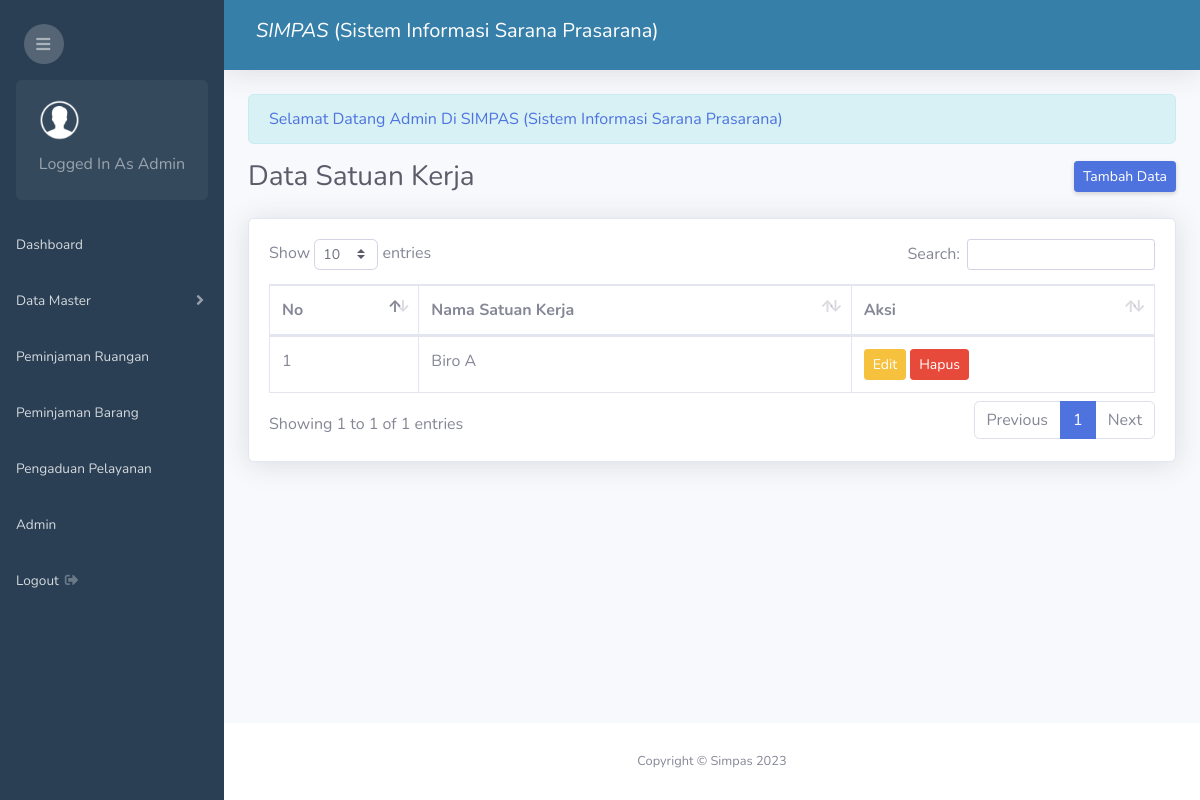
/admin.php?page=satuan-kerja (signed in), run on an earlier commit of the app's database.
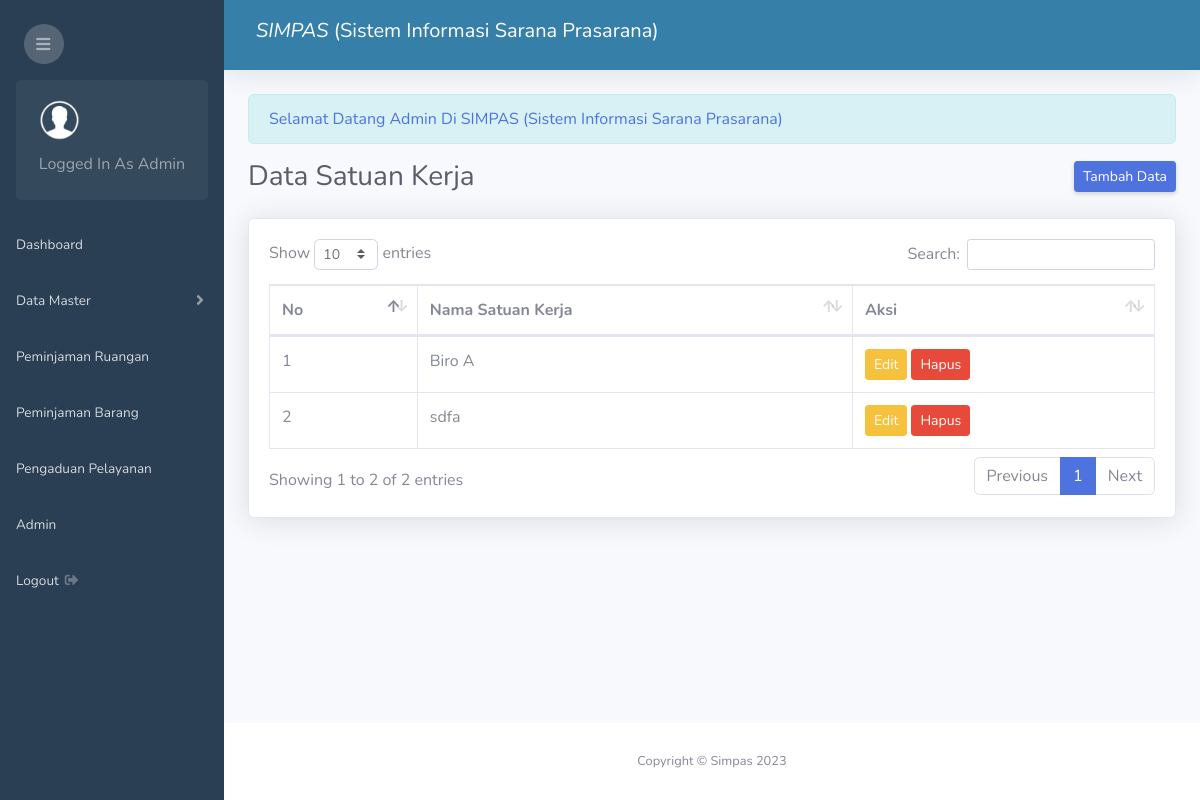
And on a later commit of the database.
### tables this page shows
CREATE TABLE `biro` (
  `id_biro` int NOT NULL,
  `nama_biro` varchar(100) NOT NULL
);

### satuan_kerja/index.php (the view)
<div class="d-sm-flex align-items-center justify-content-between mb-4">
    <h1 class="h3 mb-0 text-gray-800">Data Satuan Kerja</h1>
    <a href="admin.php?page=tambah-satuan-kerja" class="d-none d-sm-inline-block btn btn-sm btn-primary shadow-sm"> Tambah Data</a>
</div>
<div class="card shadow mb-4">
    <div class="card-body">
        <div class="table-responsive">
            <table class="table table-bordered" id="dataTable" width="100%" cellspacing="0">
                <thead>
                    <tr>
                        <th>No</th>
                        <th>Nama Satuan Kerja</th>
                        <th>Aksi</th>
                    </tr>
                </thead>
                <tbody>
                <?php
                    $no = 1;
                    $sql = mysqli_query($conn, "SELECT * FROM biro");
                    while($row = mysqli_fetch_assoc($sql)){
                ?>
                <tr>
                    <td><?php echo $no++ ?></td>
                    <td><?php echo $row['nama_biro'] ?></td>
                    <td>
                        <a class="btn btn-sm btn-warning" href="admin.php?page=edit-satuan-kerja&id=<?php echo $row['id_biro'] ?>">Edit</a>
                        <a class="btn btn-sm btn-danger" href="admin.php?page=hapus-satuan-kerja&id=<?php echo $row['id_biro'] ?>">Hapus</a>
                    </td>
                </tr>
                <?php } ?>
                </tbody>
            </table>
        </div>
    </div>
</div>

What changed in the data, as far as the page shows it:
added biro: nama_biro "sdfa"
Also different on the page:
text written by a page script: "Show entries Search: Showing 1 to 1 of 1 entries Previous 1 Next" → "Show entries Search: Showing 1 to 2 of 2 entries Previous 1 Next"
